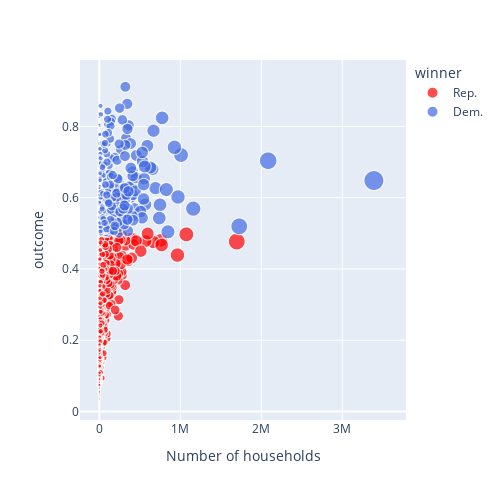

The cell this chart's notebook holds for it:
### Code cell
pred_df['log_num_households']  = np.log(pred_df['num_households'])

fig = px.scatter(pred_df,
                  x='num_households', 
                  y='outcome',
                  hover_name = 'county',
                  custom_data= ['county', 'num_households', 'mean_income', 'percent_bachelors', 'outcome', 'prediction'],
                  size   = 'sqrt_households',
                  color  = 'winner',
                 color_discrete_map={'Dem.': "royalblue", "Rep.":"red"},
                  width  = 500,
                  height = 500,
                  )
fig.update_traces(mode='markers', hovertemplate='<br>'.join([
                                "<b style='font-size: 16px;'>%{customdata[0]}</b>",
                                "<b>Predicted D. vote</b>: %{customdata[5]:.1%}",
                                "<b>Actual D. vote</b>: %{customdata[4]:.1%}",
                                "<b>Num. households:</b> %{customdata[1]:,.0f}",
                                "<b>Mean income:</b> $%{customdata[2]:,.0f}", 
                                "<b>Perc. Bachelor's:</b> %%{customdata[3]}"
                                ])
                )
fig.update_layout(xaxis_title="Number of households")
fig.show()

### Figure 1 — Plotly figure (JSON) as saved in the notebook; plotly's stock layout.template omitted (floating-point values rounded to 4 significant figures; data arrays with more than 128 entries replaced by an {"elided": "..."} marker saying what was removed)
{"data": [{"customdata": {"elided": "2688x6 mixed values"}, "hovertemplate": "<b style='font-size: 16px;'>%{customdata[0]}</b><br><b>Predicted D. vote</b>: %{customdata[5]:.1%}<br><b>Actual D. vote</b>: %{customdata[4]:.1%}<br><b>Num. households:</b> %{customdata[1]:,.0f}<br><b>Mean income:</b> $%{customdata[2]:,.0f}<br><b>Perc. Bachelor's:</b> %%{customdata[3]}", "hovertext": {"elided": "2688 str values"}, "legendgroup": "Rep.", "marker": {"color": "red", "size": {"elided": "2688 float values"}, "sizemode": "area", "sizeref": 4.603, "symbol": "circle"}, "mode": "markers", "name": "Rep.", "showlegend": true, "type": "scattergl", "x": {"elided": "2688 float values"}, "xaxis": "x", "y": {"elided": "2688 float values"}, "yaxis": "y"}, {"customdata": {"elided": "428x6 mixed values"}, "hovertemplate": "<b style='font-size: 16px;'>%{customdata[0]}</b><br><b>Predicted D. vote</b>: %{customdata[5]:.1%}<br><b>Actual D. vote</b>: %{customdata[4]:.1%}<br><b>Num. households:</b> %{customdata[1]:,.0f}<br><b>Mean income:</b> $%{customdata[2]:,.0f}<br><b>Perc. Bachelor's:</b> %%{customdata[3]}", "hovertext": {"elided": "428 str values"}, "legendgroup": "Dem.", "marker": {"color": "royalblue", "size": {"elided": "428 float values"}, "sizemode": "area", "sizeref": 4.603, "symbol": "circle"}, "mode": "markers", "name": "Dem.", "showlegend": true, "type": "scattergl", "x": {"elided": "428 float values"}, "xaxis": "x", "y": {"elided": "428 float values"}, "yaxis": "y"}], "layout": {"height": 500, "legend": {"itemsizing": "constant", "title": {"text": "winner"}, "tracegroupgap": 0}, "margin": {"t": 60}, "width": 500, "xaxis": {"anchor": "y", "domain": [0, 1], "title": {"text": "Number of households"}}, "yaxis": {"anchor": "x", "domain": [0, 1], "title": {"text": "outcome"}}}}
